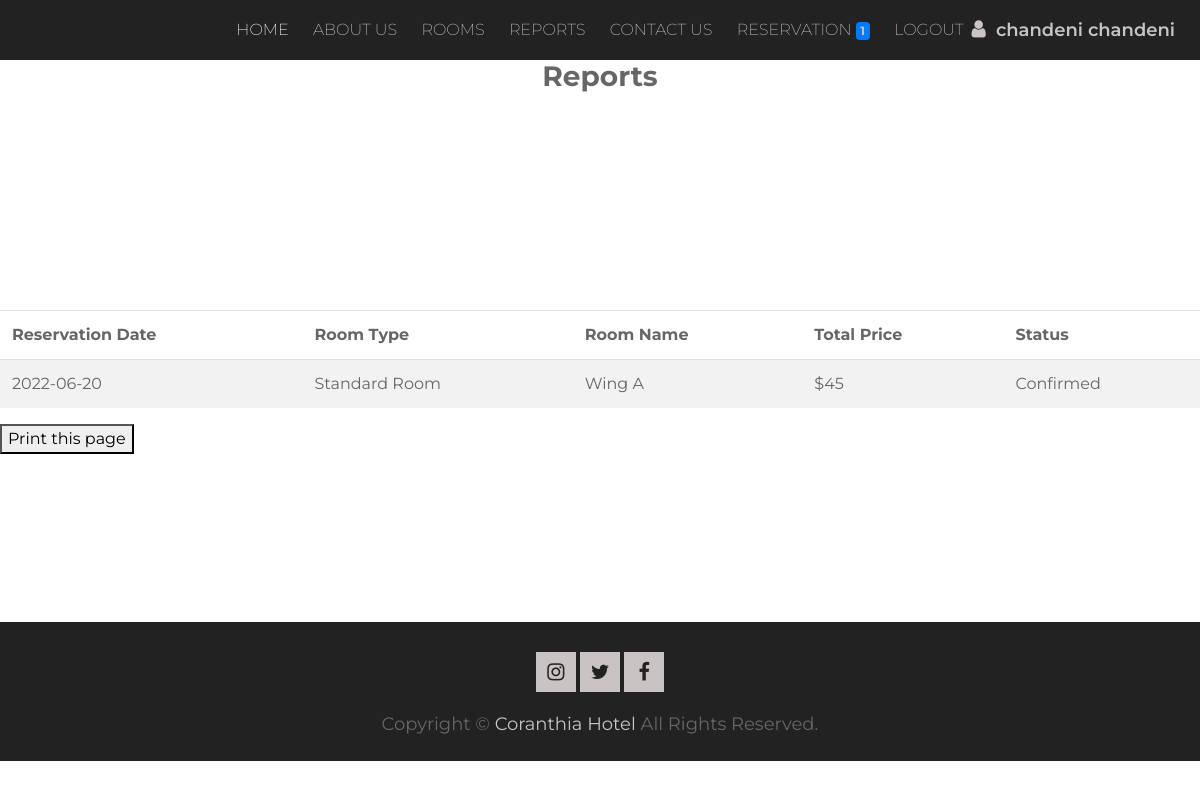
The app's page /report.php (signed in) with its own data.
### tables this page shows
CREATE TABLE `tblaccomodation` (
  `ACCOMID` int(11) NOT NULL,
  `ACCOMODATION` varchar(30) NOT NULL,
  `ACCOMDESC` varchar(90) NOT NULL
);

CREATE TABLE `tblreservation` (
  `RESERVEID` int(11) NOT NULL,
  `CONFIRMATIONCODE` varchar(50) NOT NULL DEFAULT '0',
  `TRANSDATE` date NOT NULL,
  `ROOMID` int(11) NOT NULL,
  `ARRIVAL` datetime NOT NULL,
  `DEPARTURE` datetime NOT NULL,
  `RPRICE` double NOT NULL,
  `GUESTID` int(11) NOT NULL,
  `PRORPOSE` varchar(30) NOT NULL,
  `STATUS` int(11) NOT NULL DEFAULT 0,
  `BOOKDATE` datetime NOT NULL,
  `REMARKS` text NOT NULL,
  `USERID` int(11) NOT NULL,
  `USER_VIEW` int(11) NOT NULL DEFAULT 0
);

CREATE TABLE `tblroom` (
  `ROOMID` int(11) NOT NULL,
  `ROOMNUM` int(11) NOT NULL,
  `ACCOMID` int(11) NOT NULL,
  `ROOM` varchar(30) NOT NULL,
  `ROOMDESC` varchar(255) NOT NULL,
  `NUMPERSON` int(11) NOT NULL,
  `PRICE` double NOT NULL,
  `ROOMIMAGE` varchar(255) NOT NULL,
  `OROOMNUM` int(11) NOT NULL,
  `RoomTypeID` int(11) NOT NULL,
  `room_status` int(11) NOT NULL DEFAULT 0
);

### function.php (called while the page is built, shortened)
<?php
$conn = mysqli_connect("localhost","root","","dragonhousedb");
mysqli_set_charset($conn,'UTF8');
mysqli_query($conn,"SET NAMES 'utf8'");
mysqli_query($conn,'SET CHARACTER SET utf8');
function Search($user_id){
	global $conn;
    $sql = "SELECT * From  `tblaccomodation`c,`tblreservation`r ,`tblguest`q , `tblroom`o where
	 o.ACCOMID = c.ACCOMID   and r.ROOMID = o.ROOMID
	  and r.GUESTID = q.GUESTID and
	  r.GUESTID = $user_id  ";
    if($query = mysqli_query($conn,$sql))
        {
        return $query;
        }
    else
        {
        echo $sql;die;
        }
}
?>

### report.php (the view, shortened to what this page needs)
<?php    include('header.php'); ?>
<?php
if(isset($_SESSION['user_id'])){
     $user_id = $_SESSION['user_id'];
      $search = Search($user_id);
     }
?>
<center><h3>Reports </h3></center>
<br>
<br>
        <br>
        <br>
        <br>
<br>
<br>
<br>
<br>
<form  method="POST" action="">
	<table id="table" class="table table-striped" cellspacing="0">
<thead>
<tr>
<td ><strong>Reservation Date</strong></td>
<td ><strong>Room Type</strong></td>
<td ><strong>Room Name</strong></td>
<td ><strong>Total Price</strong></td>
<td ><strong>Status</strong></td>
</tr>
</thead>
<tbody>
<?php
while ($rows = mysqli_fetch_array($search)) {
?>
<tr>
<td><?php echo $rows['TRANSDATE']; ?></td>
<td><?php echo $rows['ACCOMODATION']	; ?></td>
<td><?php echo $rows['ROOM']; ?></td>
<td>$<?php echo $rows['RPRICE']; ?></td>
<td><?php if($rows['STATUS'] == 0)echo "Pending";
 if($rows['STATUS'] == 1) echo "Confirmed";
    if($rows['STATUS'] == 4 && $rows['USERID'] != 0) echo " By You";    ?>
</td>
</form>
<?php } ?>
<button onclick="window.print()">Print this page</button>
<br>
<br>
<br>
<br>
<br>
<br>
<br>
<br>
        <?php    include('footer.php'); ?>

### css/hover-style.css (style rules this page uses)
body { background-color:#f1f1f2 }

### css/style.css (style rules this page uses)
* { box-sizing: border-box; }
body { color: #666; font-family: 'Montserrat', sans-serif; font-weight: 400; background: #ffffff; }
h1, h2, h3, h4, h5, h6 { margin: 0; padding: 0; color: #666; font-weight: 700; }

### records on screen
tblaccomodation: tblreservation.TRANSDATE "2022-06-20", ACCOMODATION "Standard Room", tblroom.ROOM "Wing A", tblreservation.RPRICE "45"

### other values on screen
$_SESSION['user_name'] "chandeni chandeni"
$num_rows "1"
